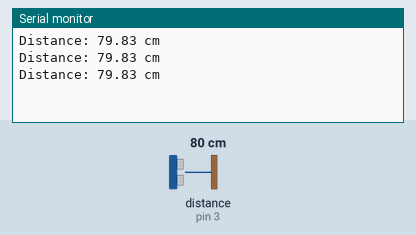
This sketch was run on a simulated Arduino Uno, built with avr-gcc and run on an emulated ATmega328P. Shown: the last lines printed to the serial monitor. Wiring (inferred from the names in the program): ultrasonic range finder: trigger pin 2; echo pin 3. Inputs (shaded band) come from the test bench; at power-on: distance to the obstacle (sensor on pin 3) 80 cm. The echo pulse lasts 58.3 µs per cm.

Above: at 1.3 s.
1.4 s: distance to the obstacle (sensor on pin 3) set to 2 cm
At 1.9 s:
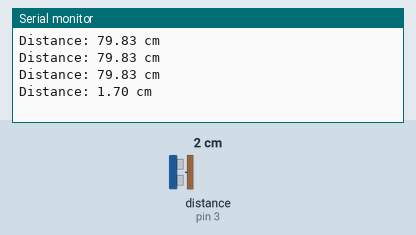
2.9 s: distance to the obstacle (sensor on pin 3) set to 4 cm
At 3.4 s:
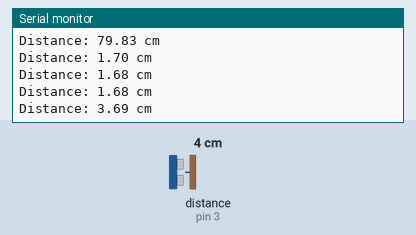
Timing chart, 0 to 5.9 s (numbered marks = the images above; inputs shaded):
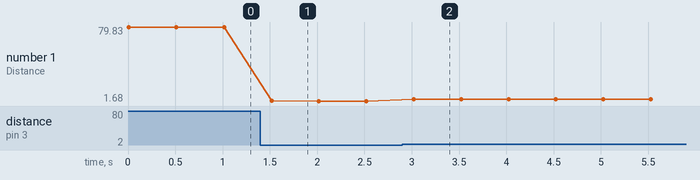

The sketch:

Ultrasonic_Sensor.ino
```cpp
const int trigPin = 2;
const int echoPin = 3;

void setup() {
  Serial.begin(9600);
  pinMode(trigPin, OUTPUT);
  pinMode(echoPin, INPUT);
}

void loop() {
  digitalWrite(trigPin, LOW);
  delayMicroseconds(2);
  digitalWrite(trigPin, HIGH);
  delayMicroseconds(10);
  digitalWrite(trigPin, LOW);

  long duration = pulseIn(echoPin, HIGH);

  // Calculate the distance in centimeters
  float distance = (duration / 2.0) / 29.1; // Speed of sound is 343 meters per second or 29.1 microseconds per centimeter.

  Serial.print("Distance: ");
  Serial.print(distance);
  Serial.println(" cm");

  delay(500); // Delay for a moment before the next measurement.
}
```

Measured:
- after the input at 1.4 s, the serial monitor: prints a new line after 0.12 s (image 1)
- after the input at 2.9 s, the serial monitor: prints a new line after 0.12 s (image 2)
- plotted number 1: 79.83 → 1.68 after the input at 1.4 s, 1.68 → 3.69 after the input at 2.9 s
